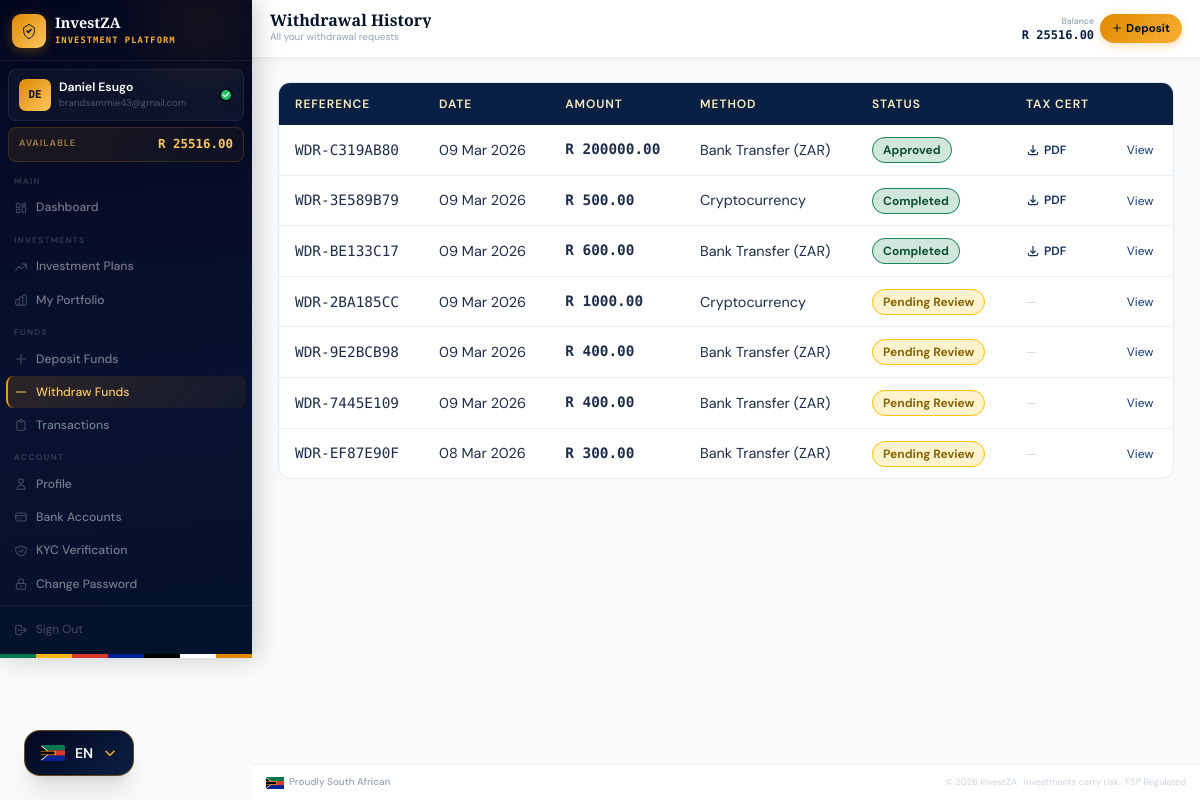
The page /withdrawals/history/ (signed in) on the database its author committed.
### apps/accounts/models.py (models this page shows, shortened)
class User(AbstractUser):
    id = models.UUIDField(primary_key=True, default=uuid.uuid4, editable=False)
    email = models.EmailField(_('email address'), unique=True)
    phone_number = models.CharField(max_length=20, blank=True)
    date_of_birth = models.DateField(null=True, blank=True)
    id_number = models.CharField(max_length=20, blank=True, help_text="SA ID Number or Passport")
    profile_photo = models.ImageField(upload_to='profile_photos/', blank=True, null=True)
    is_verified = models.BooleanField(default=False, help_text="KYC verified user")
    is_active_investor = models.BooleanField(default=False)
    referral_code = models.CharField(max_length=8, unique=True, default=generate_referral_code)
    referred_by = models.ForeignKey(
        'self', null=True, blank=True,
        on_delete=models.SET_NULL,
        related_name='referrals'
    )
    created_at = models.DateTimeField(auto_now_add=True)
    last_seen = models.DateTimeField(null=True, blank=True)
    USERNAME_FIELD = 'email'
    REQUIRED_FIELDS = ['username', 'first_name', 'last_name']
    class Meta:
        verbose_name = 'User'
        verbose_name_plural = 'Users'
        ordering = ['-created_at']

class Wallet(models.Model):
    user = models.OneToOneField(User, on_delete=models.CASCADE, related_name='wallet')
    account_number = models.CharField(max_length=10, unique=True, default=generate_account_number)
    available_balance = models.DecimalField(max_digits=15, decimal_places=2, default=0.00)
    invested_balance = models.DecimalField(max_digits=15, decimal_places=2, default=0.00)
    total_earned = models.DecimalField(max_digits=15, decimal_places=2, default=0.00)
    pending_withdrawal = models.DecimalField(max_digits=15, decimal_places=2, default=0.00)
    created_at = models.DateTimeField(auto_now_add=True)
    updated_at = models.DateTimeField(auto_now=True)
    class Meta:
        verbose_name = 'Wallet'

### apps/withdrawals/models.py (models this page shows, shortened)
class Withdrawal(models.Model):
    METHOD_CHOICES = [
        ('BANK', 'Bank Transfer (ZAR)'),
        ('CRYPTO', 'Cryptocurrency'),
    ]
    STATUS_CHOICES = [
        ('PENDING', 'Pending Review'),
        ('PROCESSING', 'Processing'),
        ('APPROVED', 'Approved'),
        ('COMPLETED', 'Completed'),
        ('REJECTED', 'Rejected'),
    ]
    id = models.UUIDField(primary_key=True, default=uuid.uuid4, editable=False)
    user = models.ForeignKey(
        settings.AUTH_USER_MODEL,
        on_delete=models.CASCADE,
        related_name='withdrawals'
    )
    reference = models.CharField(max_length=20, unique=True, blank=True)
    amount = models.DecimalField(max_digits=15, decimal_places=2)
    fee = models.DecimalField(max_digits=15, decimal_places=2, default=0.00)
    net_amount = models.DecimalField(max_digits=15, decimal_places=2, default=0.00)
    method = models.CharField(max_length=10, choices=METHOD_CHOICES)
    bank_account = models.ForeignKey(
        'accounts.BankAccount',
        null=True, blank=True,
        on_delete=models.SET_NULL
    )
    crypto_currency = models.ForeignKey(
        'deposits.CryptoCurrency',
        null=True, blank=True,
        on_delete=models.SET_NULL
    )
    crypto_wallet_address = models.CharField(max_length=255, blank=True)
    crypto_amount = models.DecimalField(max_digits=20, decimal_places=8, null=True, blank=True)
    withdrawal_code        = models.CharField(max_length=20, blank=True, help_text="Admin-issued one-time withdrawal authorisation code")
    withdrawal_code_used   = models.BooleanField(default=False)
    tax_code               = models.CharField(max_length=30, blank=True, help_text="SARS-issued tax clearance / withholding tax code")
    tax_certificate_issued = models.BooleanField(default=False)
    tax_pdf                = models.FileField(upload_to='tax_certificates/', blank=True, null=True)
    status = models.CharField(max_length=10, choices=STATUS_CHOICES, default='PENDING')
    user_notes = models.TextField(blank=True)
    admin_notes = models.TextField(blank=True)
    processed_by = models.ForeignKey(
        settings.AUTH_USER_MODEL,
        null=True, blank=True,
        on_delete=models.SET_NULL,
        related_name='processed_withdrawals'
    )
    processed_at = models.DateTimeField(null=True, blank=True)
    transaction_proof = models.FileField(upload_to='withdrawal_proofs/', blank=True, null=True)
    created_at = models.DateTimeField(auto_now_add=True)
    updated_at = models.DateTimeField(auto_now=True)
    class Meta:
        verbose_name = 'Withdrawal'
        ordering = ['-created_at']

### apps/withdrawals/views.py (the view)
# urls.py: path('history/',                            views.withdrawal_history,      name='withdrawal_history'),
@login_required
def withdrawal_history(request):
    withdrawals = Withdrawal.objects.filter(user=request.user).order_by('-created_at')
    return render(request, 'withdrawals/history.html', {'withdrawals': withdrawals})

### apps/accounts/context_processors.py (called while the page is built, shortened)
def platform_settings(request):
    return {
        'PLATFORM_NAME': getattr(settings, 'PLATFORM_NAME', 'InvestZA'),
        'PLATFORM_CURRENCY': getattr(settings, 'PLATFORM_CURRENCY', 'ZAR'),
        'PLATFORM_CURRENCY_SYMBOL': getattr(settings, 'PLATFORM_CURRENCY_SYMBOL', 'R'),
        'SUPPORT_EMAIL': getattr(settings, 'SUPPORT_EMAIL', 'support@investza.co.za'),
        'SUPPORT_PHONE': getattr(settings, 'SUPPORT_PHONE', '+27 (0) 10 000 0000'),
    }

def admin_pending_counts(request):
    if not request.user.is_authenticated or not (request.user.is_staff or request.user.is_superuser):
        return {}

### templates/withdrawals/history.html (shortened to what this page needs)
{% extends "base/dashboard_base.html" %}
{% block page_title %}Withdrawal History{% endblock %}
{% block page_subtitle %}All your withdrawal requests{% endblock %}
{% block content %}
<div class="max-w-4xl mx-auto space-y-5">
  {% if withdrawals %}
  <div class="card overflow-hidden fade-up fade-up-1">
    <table class="data-table">
      <thead>
        <tr>
          <th>Reference</th><th>Date</th><th>Amount</th><th>Method</th><th>Status</th><th>Tax Cert</th><th></th>
        </tr>
      </thead>
      <tbody>
        {% for wd in withdrawals %}
        <tr>
          <td class="font-mono text-xs text-navy-700">{{ wd.reference }}</td>
          <td class="text-xs text-gray-500">{{ wd.created_at|date:"d M Y" }}</td>
          <td class="font-mono font-bold text-navy-800">R {{ wd.amount|floatformat:2 }}</td>
          <td class="text-xs">{{ wd.get_method_display }}</td>
          <td>
            <span class="px-2.5 py-1 rounded-full text-xs font-bold
              {% if wd.status == 'COMPLETED' %}badge-completed
              {% elif wd.status == 'APPROVED' %}badge-approved
              {% elif wd.status == 'PENDING' %}badge-pending
              {% elif wd.status == 'PROCESSING' %}badge-active
              {% else %}badge-rejected{% endif %}">
              {{ wd.get_status_display }}
            </span>
          </td>
          <td>
            {% if wd.tax_pdf %}
            <a href="{% url 'download_tax_cert' wd.pk %}" class="text-navy-700 hover:text-gold-600 text-xs font-semibold flex items-center gap-1">
              <svg class="w-3.5 h-3.5" fill="none" stroke="currentColor" viewBox="0 0 24 24"><path stroke-linecap="round" stroke-linejoin="round" stroke-width="2" d="M4 16v1a3 3 0 003 3h10a3 3 0 003-3v-1m-4-4l-4 4m0 0l-4-4m4 4V4"/></svg>
              PDF
            </a>
            {% else %}<span class="text-gray-300 text-xs">—</span>{% endif %}
          </td>
          <td><a href="{% url 'withdrawal_detail' wd.pk %}" class="text-xs text-navy-600 hover:underline">View</a></td>
        </tr>
        {% endfor %}
      </tbody>
    </table>
  </div>
  {% endif %}
</div>
{% endblock %}

### templates/base/dashboard_base.html (shortened to what this page needs)
{% extends "base/base.html" %}
{% block body %}
<div class="iz-shell">
  <aside id="sidebar" class="iz-sidebar">
    <div class="iz-sidebar-brand">
      <div class="iz-logo-mark">
        <svg width="16" height="16" viewBox="0 0 24 24" fill="none">
          <path d="M9 12l2 2 4-4" stroke="#0a1f44" stroke-width="2.4" stroke-linecap="round" stroke-linejoin="round"/>
          <path d="M12 2L4 7v5c0 5.25 3.4 10.15 8 11.35C16.6 22.15 20 17.25 20 12V7L12 2z" stroke="#0a1f44" stroke-width="1.5" fill="none"/>
        </svg>
      </div>
      <div class="iz-brand-text">
        <span class="iz-brand-name">{{ PLATFORM_NAME }}</span>
        <span class="iz-brand-tag">Investment Platform</span>
      </div>
    </div>
    <div class="iz-user-card">
      <div class="iz-avatar">{{ request.user.first_name|first|upper }}{{ request.user.last_name|first|upper }}</div>
      <div class="iz-user-info">
        <p class="iz-user-name">{{ request.user.get_full_name }}</p>
        <p class="iz-user-email">{{ request.user.email }}</p>
      </div>
      {% if request.user.is_verified %}
      <div class="iz-verified-badge" title="KYC Verified">
        <svg width="8" height="8" viewBox="0 0 24 24" fill="none"><path d="M20 6L9 17l-5-5" stroke="white" stroke-width="3.5" stroke-linecap="round" stroke-linejoin="round"/></svg>
      </div>
      {% endif %}
    </div>
    <div class="iz-balance-strip">
      <span class="iz-balance-label">Available</span>
      <span class="iz-balance-value">R {% if request.user.wallet %}{{ request.user.wallet.available_balance|floatformat:2 }}{% else %}0.00{% endif %}</span>
    </div>
    <nav class="iz-nav">
      <span class="iz-nav-group-label">Main</span>
      <a href="{% url 'dashboard' %}" class="iz-nav-link">
        Dashboard
      </a>
      <span class="iz-nav-group-label">Investments</span>
      <a href="{% url 'investment_list' %}" class="iz-nav-link">
        <svg class="iz-nav-icon" fill="none" stroke="currentColor" viewBox="0 0 24 24"><path stroke-linecap="round" stroke-linejoin="round" stroke-width="1.8" d="M13 7h8m0 0v8m0-8l-8 8-4-4-6 6"/></svg>
        Investment Plans
      </a>
      <a href="{% url 'my_investments' %}" class="iz-nav-link">
        My Portfolio
      </a>
      <span class="iz-nav-group-label">Funds</span>
      <a href="{% url 'deposit_home' %}" class="iz-nav-link">
        <svg class="iz-nav-icon" fill="none" stroke="currentColor" viewBox="0 0 24 24"><path stroke-linecap="round" stroke-linejoin="round" stroke-width="1.8" d="M12 4v16m8-8H4"/></svg>
        Deposit Funds
      </a>
      <a href="{% url 'withdrawal_home' %}" class="iz-nav-link">
        <svg class="iz-nav-icon" fill="none" stroke="currentColor" viewBox="0 0 24 24"><path stroke-linecap="round" stroke-linejoin="round" stroke-width="1.8" d="M20 12H4"/></svg>
        Withdraw Funds
      </a>
      <a href="{% url 'transaction_history' %}" class="iz-nav-link">
        <svg class="iz-nav-icon" fill="none" stroke="currentColor" viewBox="0 0 24 24"><path stroke-linecap="round" stroke-linejoin="round" stroke-width="1.8" d="M9 5H7a2 2 0 00-2 2v12a2 2 0 002 2h10a2 2 0 002-2V7a2 2 0 00-2-2h-2M9 5a2 2 0 002 2h2a2 2 0 002-2M9 5a2 2 0 012-2h2a2 2 0 012 2"/></svg>
        Transactions
      </a>
      <span class="iz-nav-group-label">Account</span>
      <a href="{% url 'profile' %}" class="iz-nav-link">
        <svg class="iz-nav-icon" fill="none" stroke="currentColor" viewBox="0 0 24 24"><path stroke-linecap="round" stroke-linejoin="round" stroke-width="1.8" d="M16 7a4 4 0 11-8 0 4 4 0 018 0zM12 14a7 7 0 00-7 7h14a7 7 0 00-7-7z"/></svg>
        Profile
      </a>
      <a href="{% url 'bank_accounts' %}" class="iz-nav-link">
        <svg class="iz-nav-icon" fill="none" stroke="currentColor" viewBox="0 0 24 24"><path stroke-linecap="round" stroke-linejoin="round" stroke-width="1.8" d="M3 10h18M7 15h1m4 0h1m-7 4h12a3 3 0 003-3V8a3 3 0 00-3-3H6a3 3 0 00-3 3v8a3 3 0 003 3z"/></svg>
        Bank Accounts
      </a>
      <a href="{% url 'kyc_verification' %}" class="iz-nav-link">
        KYC Verification
      </a>
      <a href="{% url 'password_change' %}" class="iz-nav-link">
        <svg class="iz-nav-icon" fill="none" stroke="currentColor" viewBox="0 0 24 24"><path stroke-linecap="round" stroke-linejoin="round" stroke-width="1.8" d="M12 15v2m-6 4h12a2 2 0 002-2v-6a2 2 0 00-2-2H6a2 2 0 00-2 2v6a2 2 0 002 2zm10-10V7a4 4 0 00-8 0v4h8z"/></svg>
        Change Password
      </a>
    </nav>
    <div class="iz-sidebar-footer">
      <a href="{% url 'logout' %}" class="iz-signout">
        <svg width="14" height="14" fill="none" stroke="currentColor" viewBox="0 0 24 24"><path stroke-linecap="round" stroke-linejoin="round" stroke-width="1.8" d="M17 16l4-4m0 0l-4-4m4 4H7m6 4v1a3 3 0 01-3 3H6a3 3 0 01-3-3V7a3 3 0 013-3h4a3 3 0 013 3v1"/></svg>
        Sign Out
      </a>
    </div>
    <div class="iz-flag-strip" aria-hidden="true"></div>
  </aside>
  <div class="iz-main">
    <header class="iz-header">
      <div class="iz-header-left">
        <div class="iz-page-heading">
          <h1 class="iz-page-title">{% block page_title %}Dashboard{% endblock %}</h1>
          <p class="iz-page-sub">{% block page_subtitle %}{% endblock %}</p>
        </div>
      </div>
      <div class="iz-header-right">
        <div class="iz-header-balance">
          <span class="iz-header-balance-label">Balance</span>
          <span class="iz-header-balance-val">R {% if request.user.wallet %}{{ request.user.wallet.available_balance|floatformat:2 }}{% else %}0.00{% endif %}</span>
        </div>
        <a href="{% url 'deposit_home' %}" class="iz-deposit-btn">
          <svg width="10" height="10" fill="none" stroke="currentColor" viewBox="0 0 24 24"><path stroke-linecap="round" stroke-linejoin="round" stroke-width="2.5" d="M12 4v16m8-8H4"/></svg>
          <span>Deposit</span>
        </a>
      </div>
    </header>
    <main class="iz-content">
      {% block content %}{% endblock %}
    </main>
    <footer class="iz-footer">
      <div class="iz-footer-inner">
        <div class="iz-footer-sa">
          <span>Proudly South African</span>
        </div>
        <p class="iz-footer-legal">© {% now "Y" %} {{ PLATFORM_NAME }} · Investments carry risk · FSP Regulated</p>
      </div>
    </footer>
  </div>
</div>
{% endblock %}

### templates/base/base.html (style rules this page uses)
*, *::before, *::after { box-sizing: border-box; }
body { font-family: 'DM Sans', system-ui, sans-serif; }
h1,h2,h3,.font-display { font-family: 'Playfair Display', Georgia, serif; }
.fade-up { animation: fadeUp 0.55s ease forwards; }
.fade-up-1 { animation-delay: 0.05s; opacity: 0; }
.card { background: #fff; border: 1px solid #e2e9f3; border-radius: 12px; transition: box-shadow 0.25s, transform 0.25s; }
.badge-pending { background:#fff3cd; color:#856404; border:1px solid #ffc107; }
.badge-approved { background:#d1e7dd; color:#0f5132; border:1px solid #198754; }
.badge-completed { background:#d1e7dd; color:#0f5132; border:1px solid #198754; }
.data-table { width: 100%; border-collapse: collapse; }
.data-table th { background: #0a1f44; color: #fdeec0; font-family: 'DM Sans', sans-serif; font-size: 0.75rem; font-weight: 600; letter-spacing: 0.08em; text-transform: uppercase; padding: 0.75rem 1rem; text-align: left; }
.data-table td { padding: 0.875rem 1rem; border-bottom: 1px solid #e8f0f9; font-size: 0.9rem; color: #1e2d4a; }
.data-table tr:last-child td { border-bottom: none; }

### rows shown on the page
User: user.first_name|first "D", user.last_name|first "E", user.get_full_name "Daniel Esugo", user.email "brandsammie43@gmail.com", user.wallet.available_balance "25516.00"
Withdrawal: reference "WDR-C319AB80", created_at "09 Mar 2026", amount "200000.00", method "Bank Transfer (ZAR)", status "Approved", shows "PDF"
Withdrawal: reference "WDR-3E589B79", created_at "09 Mar 2026", amount "500.00", method "Cryptocurrency", status "Completed", shows "PDF"
Withdrawal: reference "WDR-BE133C17", created_at "09 Mar 2026", amount "600.00", method "Bank Transfer (ZAR)", status "Completed", shows "PDF"
Withdrawal: reference "WDR-2BA185CC", created_at "09 Mar 2026", amount "1000.00", method "Cryptocurrency", status "Pending Review"
Withdrawal: reference "WDR-9E2BCB98", created_at "09 Mar 2026", amount "400.00", method "Bank Transfer (ZAR)", status "Pending Review"
Withdrawal: reference "WDR-7445E109", created_at "09 Mar 2026", amount "400.00", method "Bank Transfer (ZAR)", status "Pending Review"
Withdrawal: reference "WDR-EF87E90F", created_at "08 Mar 2026", amount "300.00", method "Bank Transfer (ZAR)", status "Pending Review"

### other values the page prints
{{ PLATFORM_NAME }} "InvestZA"
